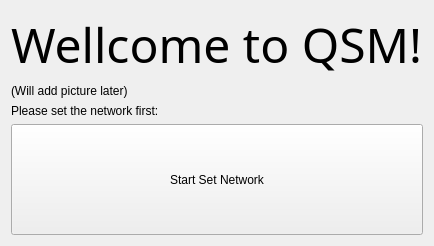
          <widget class="QWidget" name="tab_9">
           <attribute name="title">
            <string>Welcome</string>
           </attribute>
           <layout class="QVBoxLayout" name="verticalLayout_12">
            <item>
             <widget class="QLabel" name="label_80">
              <property name="font">
               <font>
                <family>Microsoft YaHei</family>
                <pointsize>36</pointsize>
               </font>
              </property>
              <property name="text">
               <string>Wellcome to QSM!</string>
              </property>
             </widget>
            </item>
            <item>
             <widget class="QLabel" name="label_81">
              <property name="text">
               <string>(Will add picture later)</string>
              </property>
             </widget>
            </item>
            <item>
             <widget class="QLabel" name="label_82">
              <property name="text">
               <string>Please set the network first:</string>
              </property>
             </widget>
            </item>
            <item>
             <widget class="QPushButton" name="set_net_btn">
              <property name="minimumSize">
               <size>
                <width>0</width>
                <height>111</height>
               </size>
              </property>
              <property name="text">
               <string>Start Set Network</string>
              </property>
             </widget>
            </item>
           </layout>
          </widget>
